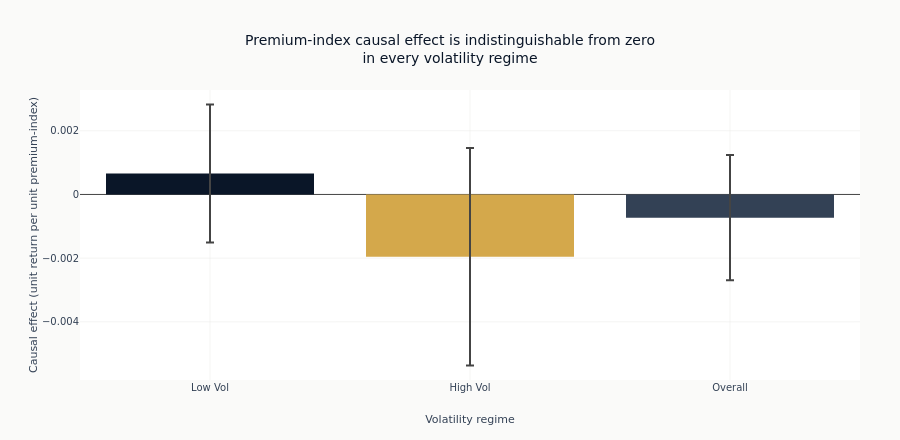

Notebook cell for this chart:
### Code cell
# Regime comparison
fig2 = go.Figure()
fig2.add_trace(
    go.Bar(
        x=["Low Vol", "High Vol", "Overall"],
        y=[effect_low, effect_high, dml_effect],
        error_y=dict(type="data", array=[1.96 * se_low_hac, 1.96 * se_high_hac, 1.96 * dml_se_hac]),
        marker_color=[COLORS["blue"], COLORS["amber"], COLORS["neutral"]],
    )
)
fig2.update_layout(
    title=(
        "Premium-index causal effect is indistinguishable from zero<br>in every volatility regime"
    ),
    xaxis_title="Volatility regime",
    yaxis_title="Causal effect (unit return per unit premium-index)",
    height=440,
    margin=dict(t=90, b=60, l=80, r=40),
)
fig2.show()

### Figure 1 — Plotly figure (JSON) as saved in the notebook; plotly's stock layout.template omitted (floating-point values rounded to 4 significant figures)
{"data": [{"error_y": {"array": [0.002169, 0.003414, 0.001969], "type": "data"}, "marker": {"color": ["#0a1628", "#D4A84B", "#334155"]}, "type": "bar", "x": ["Low Vol", "High Vol", "Overall"], "y": [0.0006565, -0.001957, -0.0007285]}], "layout": {"height": 440, "margin": {"b": 60, "l": 80, "r": 40, "t": 90}, "title": {"text": "Premium-index causal effect is indistinguishable from zero<br>in every volatility regime"}, "xaxis": {"title": {"text": "Volatility regime"}}, "yaxis": {"title": {"text": "Causal effect (unit return per unit premium-index)"}}}}
